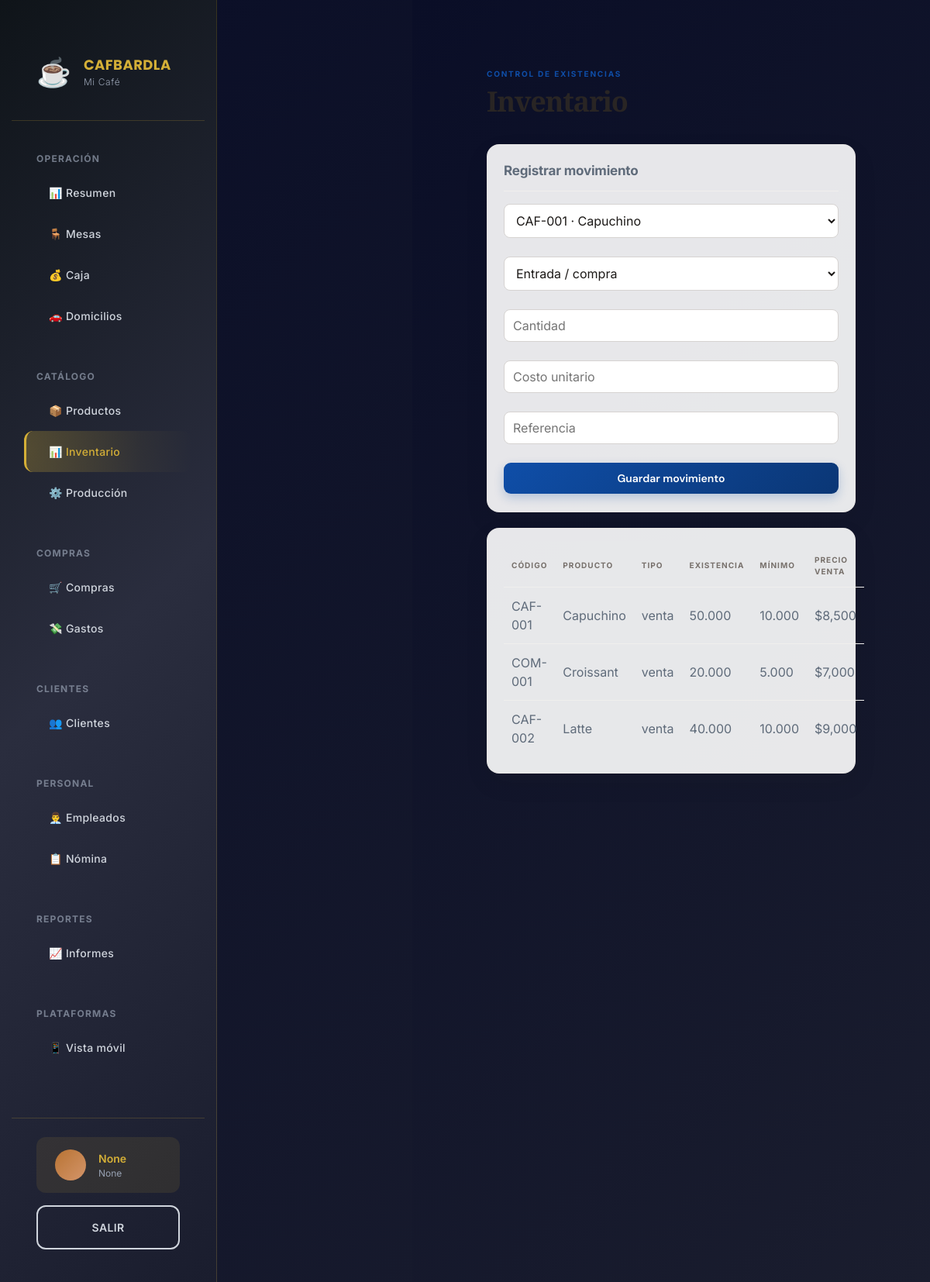
Page /inventario on the committed database.
### app/models.py (models this page shows)
class Empresa(Base):
    __tablename__ = "empresas"
    id: Mapped[int] = mapped_column(primary_key=True)
    nombre: Mapped[str] = mapped_column(String(120))
    nit: Mapped[Optional[str]] = mapped_column(String(30), nullable=True)
    logo_url: Mapped[Optional[str]] = mapped_column(String(255), nullable=True)
    color_primario: Mapped[str] = mapped_column(String(7), default="#b45309")
    color_secundario: Mapped[str] = mapped_column(String(7), default="#fef3c7")
    moneda: Mapped[str] = mapped_column(String(5), default="COP")
    direccion: Mapped[Optional[str]] = mapped_column(String(180), nullable=True)
    telefono: Mapped[Optional[str]] = mapped_column(String(50), nullable=True)
    prefijo_factura: Mapped[str] = mapped_column(String(12), default="POS")
    consecutivo_factura: Mapped[int] = mapped_column(Integer, default=1)
    impuesto_porcentaje: Mapped[Decimal] = mapped_column(Numeric(6,3), default=0)
    tipo_persona: Mapped[str] = mapped_column(String(20), default="juridica")
    tipo_sociedad: Mapped[Optional[str]] = mapped_column(String(30), nullable=True)
    regimen_tributario: Mapped[str] = mapped_column(String(30), default="ordinario")
    facturador_electronico: Mapped[bool] = mapped_column(Boolean, default=False)
    proveedor_tecnologico: Mapped[Optional[str]] = mapped_column(String(100), nullable=True)
    modo_electronico: Mapped[str] = mapped_column(String(15), default="pruebas")
    prefijo_nomina: Mapped[str] = mapped_column(String(12), default="NE")
    consecutivo_nomina: Mapped[int] = mapped_column(Integer, default=1)
    software_nomina_id: Mapped[Optional[str]] = mapped_column(String(120), nullable=True)

class Producto(Base):
    __tablename__ = "productos"
    id: Mapped[int] = mapped_column(primary_key=True)
    empresa_id: Mapped[int] = mapped_column(ForeignKey("empresas.id"), default=1)
    categoria_id: Mapped[Optional[int]] = mapped_column(ForeignKey("categorias.id"), nullable=True)
    codigo: Mapped[str] = mapped_column(String(40), unique=True)
    nombre: Mapped[str] = mapped_column(String(120))
    tipo: Mapped[str] = mapped_column(String(20), default="venta") # venta, insumo, elaborado
    precio_venta: Mapped[Decimal] = mapped_column(Numeric(14,2), default=0)
    costo: Mapped[Decimal] = mapped_column(Numeric(14,2), default=0)
    existencias: Mapped[Decimal] = mapped_column(Numeric(14,3), default=0)
    stock_minimo: Mapped[Decimal] = mapped_column(Numeric(14,3), default=0)
    activo: Mapped[bool] = mapped_column(Boolean, default=True)

### app/main.py (the view)
@app.get("/inventario", response_class=HTMLResponse)
def inventario(request:Request,db:Session=Depends(get_db)):
    return templates.TemplateResponse("inventario.html",context(request,db)|{"productos":db.scalars(select(Producto).order_by(Producto.nombre)).all()})

### app/templates/inventario.html
{% extends "base.html" %}{% block content %}<header><div><p class="eyebrow">CONTROL DE EXISTENCIAS</p><h1>Inventario</h1></div></header><section class="panel"><h2>Registrar movimiento</h2><form class="form-grid" action="/inventario/movimiento" method="post"><select name="producto_id" required>{%for p in productos%}<option value="{{p.id}}">{{p.codigo}} · {{p.nombre}}</option>{%endfor%}</select><select name="tipo"><option value="entrada">Entrada / compra</option><option value="salida">Salida / merma</option><option value="ajuste_positivo">Ajuste positivo</option><option value="ajuste_negativo">Ajuste negativo</option></select><input name="cantidad" type="number" min="0.001" step="0.001" placeholder="Cantidad" required><input name="costo_unitario" type="number" min="0" step="0.01" placeholder="Costo unitario"><input name="referencia" placeholder="Referencia"><button>Guardar movimiento</button></form></section><section class="panel"><table><tr><th>Código</th><th>Producto</th><th>Tipo</th><th>Existencia</th><th>Mínimo</th><th>Precio venta</th></tr>{%for p in productos%}<tr class="{%if p.existencias<=p.stock_minimo%}warning{%endif%}"><td>{{p.codigo}}</td><td>{{p.nombre}}</td><td>{{p.tipo}}</td><td>{{p.existencias}}</td><td>{{p.stock_minimo}}</td><td>${{'{:,.0f}'.format(p.precio_venta)}}</td></tr>{%endfor%}</table></section>{%endblock%}

### app/templates/base.html (shortened to what this page needs)
<!DOCTYPE html>
<html lang="es">
<head>
    <link rel="stylesheet" href="/static/app.css">
    <link rel="stylesheet" href="/static/css/design-system.css">
    <link rel="stylesheet" href="/static/css/layout.css">
    <link rel="stylesheet" href="/static/css/dashboard.css">
    <link rel="stylesheet" href="/static/css/app-additional.css">
</head>
<body class="platform-web">
    <div class="app-container">
        <aside class="sidebar" id="sidebar">
            <div class="sidebar-header">
                <div class="sidebar-logo">☕</div>
                <div class="sidebar-brand">
                    <div class="brand-name">CAFBARDLA</div>
                    <div class="brand-subtitle">{{ empresa.nombre[:15] }}</div>
                </div>
            </div>
            <nav class="sidebar-nav">
                <div class="nav-section">
                    <div class="nav-section-title">Operación</div>
                    <a href="/" class="nav-item">📊 Resumen</a>
                    <a href="/mesas" class="nav-item">🪑 Mesas</a>
                    {% if usuario.rol != 'cocina' %}
                    <a href="/caja" class="nav-item">💰 Caja</a>
                    <a href="/domicilios" class="nav-item">🚗 Domicilios</a>
                    {% endif %}
                </div>
                {% if usuario.rol != 'cocina' %}
                <div class="nav-section">
                    <div class="nav-section-title">Catálogo</div>
                    <a href="/productos" class="nav-item">📦 Productos</a>
                    <a href="/inventario" class="nav-item">📊 Inventario</a>
                    <a href="/produccion" class="nav-item">⚙️ Producción</a>
                </div>
                <div class="nav-section">
                    <div class="nav-section-title">Compras</div>
                    <a href="/compras" class="nav-item">🛒 Compras</a>
                    <a href="/gastos" class="nav-item">💸 Gastos</a>
                </div>
                <div class="nav-section">
                    <div class="nav-section-title">Clientes</div>
                    <a href="/clientes" class="nav-item">👥 Clientes</a>
                </div>
                <div class="nav-section">
                    <div class="nav-section-title">Personal</div>
                    <a href="/empleados" class="nav-item">👨‍💼 Empleados</a>
                    <a href="/nomina" class="nav-item">📋 Nómina</a>
                </div>
                <div class="nav-section">
                    <div class="nav-section-title">Reportes</div>
                    <a href="/informes" class="nav-item">📈 Informes</a>
                </div>
                {% endif %}
                <div class="nav-section">
                    <div class="nav-section-title">Plataformas</div>
                    <a href="/mobile" class="nav-item">📱 Vista móvil</a>
                </div>
            </nav>
            <div class="sidebar-footer">
                <div class="sidebar-user">
                    <div class="user-avatar">{{ usuario.nombre[0] | upper }}</div>
                    <div class="user-info">
                        <div class="user-name">{{ usuario.nombre }}</div>
                        <div class="user-role">{{ usuario.rol | title }}</div>
                    </div>
                </div>
                <a href="/logout" class="btn btn-outline" style="width: 100%; text-align: center;">Salir</a>
            </div>
        </aside>
        <main class="main">
            <div class="main-content">
                {% block content %}{% endblock %}
            </div>
        </main>
    </div>
</body>
</html>

### app/static/app.css (style rules this page uses)
:root { --ink:#1c1917;--muted:#78716c;--line:#e7e5e4;--surface:#fff;--canvas:#f7f7f6;--shadow:0 12px 32px rgba(28,25,23,.07) }
* { box-sizing:border-box }
body { margin:0;background:radial-gradient(circle at 88% 0,var(--soft),transparent 25rem),var(--canvas);color:var(--ink);font:15px 'DM Sans',sans-serif;display:flex;min-height:100vh }
aside { width:252px;background:linear-gradient(165deg,#292524,#0c0a09 82%);color:#fafaf9;min-height:100vh;padding:30px 15px 18px;position:fixed;display:flex;flex-direction:column;z-index:10 }
nav { display:grid;gap:3px }
nav a { display:flex;align-items:center;color:#d6d3d1;text-decoration:none;padding:11px 13px;border-radius:10px;font-size:14px;transition:.18s ease }
main { margin-left:252px;width:calc(100% - 252px);padding:40px clamp(24px,4vw,62px);max-width:1600px }
header { display:flex;justify-content:space-between;align-items:center;margin:0 0 28px;gap:16px }
h1 { font:700 clamp(30px,3vw,42px) 'Playfair Display';letter-spacing:-1.3px;margin:3px 0;color:#292524 }
h2 { font-size:17px;margin:0 0 14px;letter-spacing:-.2px }
.eyebrow { font-size:10px;font-weight:700;color:var(--primary);letter-spacing:1.8px;margin:0;text-transform:uppercase }
.button,button { background:linear-gradient(135deg,var(--primary),color-mix(in srgb,var(--primary) 70%,#000));color:#fff;border:0;border-radius:9px;padding:11px 15px;font:600 14px 'DM Sans',sans-serif;cursor:pointer;text-decoration:none;box-shadow:0 5px 13px color-mix(in srgb,var(--primary) 24%,transparent);transition:.18s ease }
.stats article,.panel { background:rgba(255,255,255,.9);border:1px solid rgba(231,229,228,.9);border-radius:16px;padding:21px;box-shadow:var(--shadow) }
.panel { margin-bottom:20px }
.panel>h2 { padding-bottom:12px;border-bottom:1px solid #f0efed }
table { width:100%;border-collapse:collapse }
th,td { text-align:left;padding:12px 10px;border-bottom:1px solid #f0efed }
th { font-size:10px;text-transform:uppercase;letter-spacing:1px;color:var(--muted) }
tr:last-child td { border-bottom:0 }
input,select { width:100%;border:1px solid #d6d3d1;border-radius:8px;padding:10px 11px;background:#fff;color:var(--ink);font:14px 'DM Sans',sans-serif;outline:none;transition:.15s }
.form-grid { padding:2px 0 }

### app/static/css/layout.css (style rules this page uses)
.app-container { display: grid; grid-template-columns: auto 1fr; grid-template-rows: auto 1fr; min-height: 100vh; background: var(--gradient-dark); }
.sidebar-header { padding: var(--spacing-2xl) var(--spacing-xl); border-bottom: 1px solid rgba(212, 175, 55, 0.2); display: flex; align-items: center; gap: var(--spacing-md); }
.sidebar-logo { font-size: var(--text-4xl); line-height: 1; }
.sidebar-footer { padding: var(--spacing-lg) var(--spacing-xl); border-top: 1px solid rgba(212, 175, 55, 0.2); display: flex; flex-direction: column; gap: var(--spacing-md); }
.main-content { padding: var(--spacing-3xl) var(--spacing-2xl); max-width: 1600px; margin: 0 auto; }
@media (min-width: 1025px) { .main-content { padding: var(--spacing-3xl) var(--spacing-3xl); max-width: 1720px; } }

### app/static/css/app-additional.css (style rules this page uses)
body { transition: all 0.3s ease; }
* { -webkit-font-smoothing: antialiased; -moz-osx-font-smoothing: grayscale; }
form { display: flex; flex-direction: column; gap: var(--spacing-lg); }

### rows in the picture
Empresa: nombre "Mi Café"
Producto: codigo "CAF-001", nombre "Capuchino", tipo "venta", existencias "50.000", stock_minimo "10.000", precio_venta "8,500"
Producto: codigo "COM-001", nombre "Croissant", tipo "venta", existencias "20.000", stock_minimo "5.000", precio_venta "7,000"
Producto: codigo "CAF-002", nombre "Latte", tipo "venta", existencias "40.000", stock_minimo "10.000", precio_venta "9,000"

### other values in the picture
{{ usuario.nombre }} "None"
{{ usuario.rol | title }} "None"
form field producto_id "CAF-001 · Capuchino"
